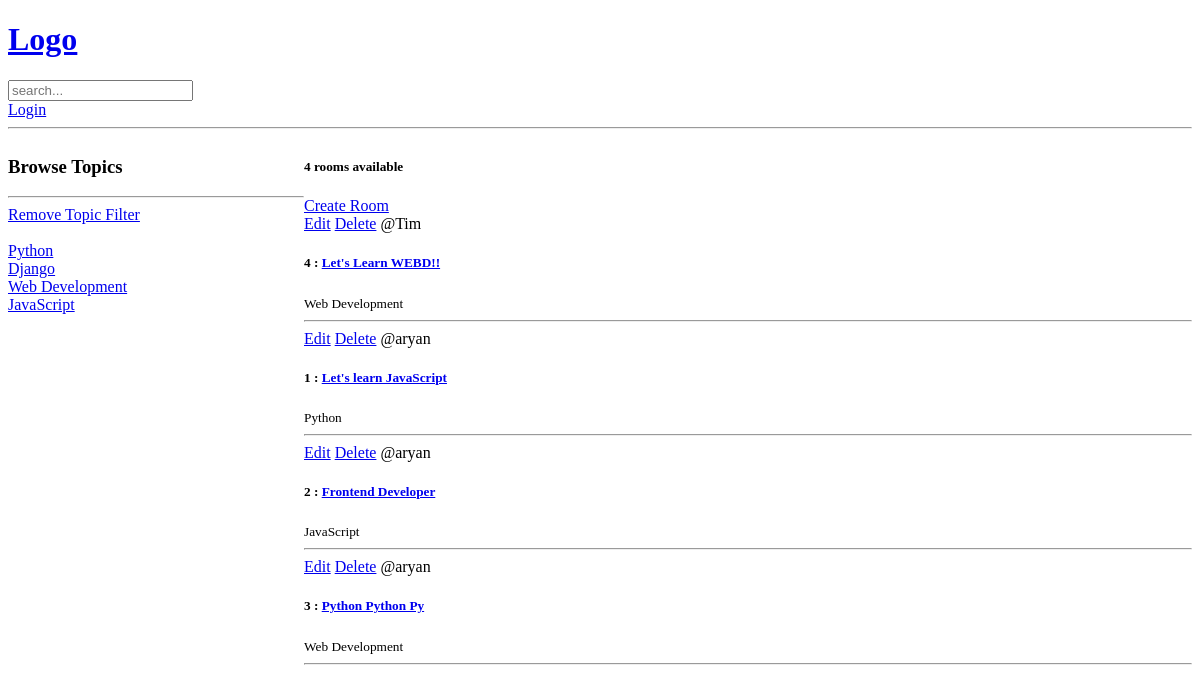
The app's page /, older data.
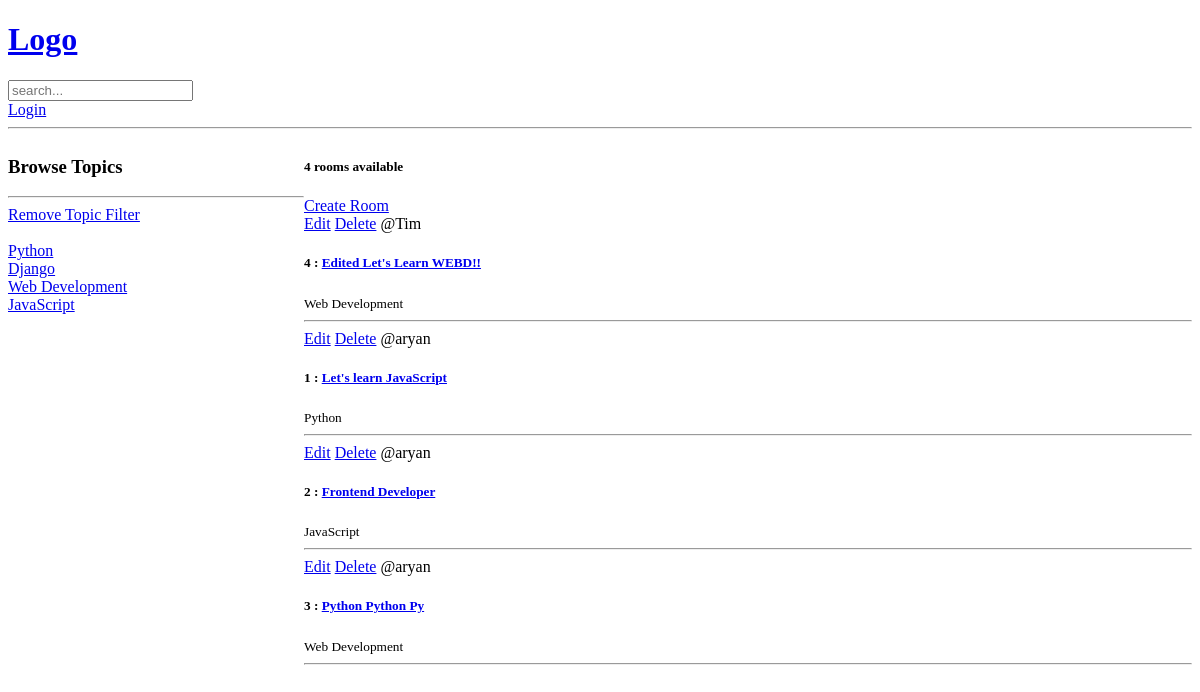
The same page, newer data.
### base/models.py (models this page shows, shortened)
class Room(models.Model):
    host = models.ForeignKey(User, on_delete=models.SET_NULL, null=True)
    topic = models.ForeignKey(Topic, on_delete=models.SET_NULL, null=True)
    name = models.CharField(max_length=200)
    description = models.TextField(null=True, blank=True)
    updated = models.DateTimeField(auto_now=True)       # Updated on every updation
    created = models.DateTimeField(auto_now_add=True)   # Only updated when created
    class Meta:
        ordering = ['-updated', '-created']

class Topic(models.Model):
    name = models.CharField(max_length=200)

### base/views.py (the view)
# urls.py: path('', views.home, name="home"),
def home(request):
    q = request.GET.get('q') if request.GET.get('q') != None else ''
    rooms = Room.objects.filter(
        Q(topic__name__icontains=q) |
        Q(name__icontains=q) |
        Q(description__icontains=q)
    )       # topic, name and description: All three are fields in the Room model
    topics = Topic.objects.all()
    room_count = rooms.count()
    context = {'rooms': rooms, 'topics': topics, 'room_count': room_count}
    return render(request, 'base/home.html', context)

### base/templates/base/home.html (shortened to what this page needs)
{% extends 'main.html' %}
{% block content %}
<div class="home-container">
    <div>
        <h3>Browse Topics</h3>
        <hr>
        <div>
            <a href="{% url 'home' %}">Remove Topic Filter</a>
            <br><br>
        </div>
        {% for topic in topics %}
            <div>
                <a href="{% url 'home' %}?q={{topic.name}}"> {{topic.name}} </a>
            </div>
        {% endfor %}
    </div>
    <div>
        <h5>{{room_count}} rooms available</h5>
        <a href="{% url 'create-room' %}">Create Room</a>
        <div>
            {% for room in rooms %}
                <div>
                    <a href="{% url 'update-room' room.id %}">Edit</a>
                    <a href="{% url 'delete-room' room.id %}">Delete</a>
                    <span> @{{room.host.username}} </span>
                    <h5>  {{ room.id }} : <a href= "{% url 'room' room.id %}" > {{ room.name }} </a> </h5>
                    <small>{{room.topic.name}}</small>
                    <hr>
                </div>
            {% endfor %}
        </div>
    </div>
</div>
{% endblock content %}

Row changes from the older to the newer data that the page shows:
changed Room "Tim": name "Let's Learn WEBD!!" → "Edited Let's Learn WEBD!!"
